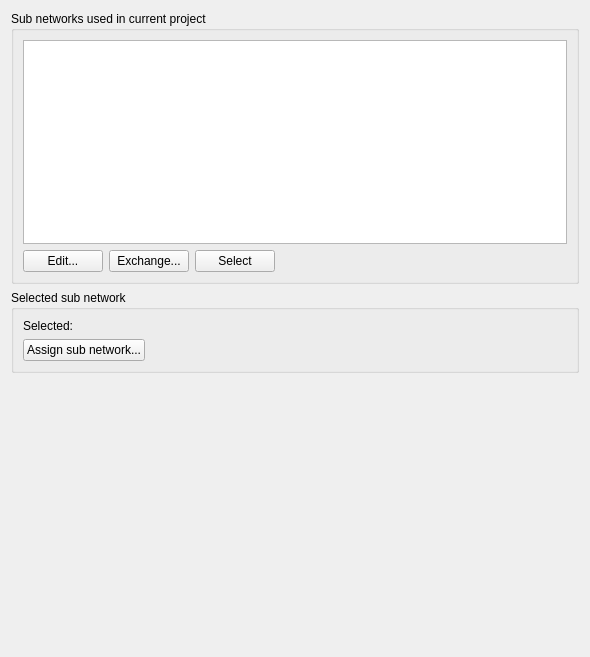
<?xml version="1.0" encoding="UTF-8"?>
<ui version="4.0">
 <class>SVPropNetworkSubStationWidget</class>
 <widget class="QWidget" name="SVPropNetworkSubStationWidget">
  <property name="geometry">
   <rect>
    <x>0</x>
    <y>0</y>
    <width>590</width>
    <height>657</height>
   </rect>
  </property>
  <property name="windowTitle">
   <string>Form</string>
  </property>
  <layout class="QVBoxLayout" name="verticalLayout">
   <item>
    <widget class="QGroupBox" name="groupBoxCurrentSubNetworks">
     <property name="title">
      <string>Sub networks used in current project</string>
     </property>
     <layout class="QGridLayout" name="gridLayout_7">
      <item row="0" column="0" colspan="4">
       <widget class="QTableWidget" name="tableWidgetSubNetworks"/>
      </item>
      <item row="1" column="1">
       <widget class="QPushButton" name="pushButtonExchangeSubNetwork">
        <property name="text">
         <string>Exchange...</string>
        </property>
        <property name="iconSize">
         <size>
          <width>24</width>
          <height>24</height>
         </size>
        </property>
       </widget>
      </item>
      <item row="1" column="0">
       <widget class="QPushButton" name="pushButtonEditSubNetworks">
        <property name="text">
         <string>Edit...</string>
        </property>
        <property name="iconSize">
         <size>
          <width>24</width>
          <height>24</height>
         </size>
        </property>
       </widget>
      </item>
      <item row="1" column="3">
       <spacer name="horizontalSpacer_4">
        <property name="orientation">
         <enum>Qt::Horizontal</enum>
        </property>
        <property name="sizeHint" stdset="0">
         <size>
          <width>280</width>
          <height>20</height>
         </size>
        </property>
       </spacer>
      </item>
      <item row="1" column="2">
       <widget class="QPushButton" name="pushButtonSelectNodesWithSubNetwork">
        <property name="text">
         <string>Select</string>
        </property>
        <property name="iconSize">
         <size>
          <width>24</width>
          <height>24</height>
         </size>
        </property>
       </widget>
      </item>
     </layout>
    </widget>
   </item>
   <item>
    <widget class="QGroupBox" name="groupBoxSelectedSubNetwork">
     <property name="title">
      <string>Selected sub network</string>
     </property>
     <layout class="QGridLayout" name="gridLayout_8">
      <item row="1" column="0" colspan="2">
       <layout class="QHBoxLayout" name="horizontalLayout_4">
        <item>
         <widget class="QPushButton" name="pushButtonAssignSubNetwork">
          <property name="text">
           <string>Assign sub network...</string>
          </property>
          <property name="iconSize">
           <size>
            <width>24</width>
            <height>24</height>
           </size>
          </property>
         </widget>
        </item>
        <item>
         <spacer name="horizontalSpacer_5">
          <property name="orientation">
           <enum>Qt::Horizontal</enum>
          </property>
          <property name="sizeHint" stdset="0">
           <size>
            <width>558</width>
            <height>20</height>
           </size>
          </property>
         </spacer>
        </item>
       </layout>
      </item>
      <item row="0" column="1">
       <widget class="QLabel" name="labelSelectedSubNetwork">
        <property name="sizePolicy">
         <sizepolicy hsizetype="Expanding" vsizetype="Preferred">
          <horstretch>0</horstretch>
          <verstretch>0</verstretch>
         </sizepolicy>
        </property>
        <property name="text">
         <string/>
        </property>
       </widget>
      </item>
      <item row="0" column="0">
       <widget class="QLabel" name="label_16">
        <property name="text">
         <string>Selected:</string>
        </property>
       </widget>
      </item>
     </layout>
    </widget>
   </item>
   <item>
    <spacer name="verticalSpacer_4">
     <property name="orientation">
      <enum>Qt::Vertical</enum>
     </property>
     <property name="sizeHint" stdset="0">
      <size>
       <width>20</width>
       <height>268</height>
      </size>
     </property>
    </spacer>
   </item>
  </layout>
 </widget>
 <resources/>
 <connections/>
</ui>
